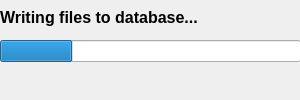
<?xml version="1.0" encoding="UTF-8"?>
<ui version="4.0">
 <class>Dialog</class>
 <widget class="QDialog" name="Dialog">
  <property name="geometry">
   <rect>
    <x>0</x>
    <y>0</y>
    <width>300</width>
    <height>100</height>
   </rect>
  </property>
  <property name="minimumSize">
   <size>
    <width>300</width>
    <height>100</height>
   </size>
  </property>
  <property name="maximumSize">
   <size>
    <width>300</width>
    <height>100</height>
   </size>
  </property>
  <property name="windowTitle">
   <string>Loading playlists...</string>
  </property>
  <widget class="QWidget" name="verticalLayoutWidget">
   <property name="geometry">
    <rect>
     <x>0</x>
     <y>0</y>
     <width>301</width>
     <height>101</height>
    </rect>
   </property>
   <layout class="QVBoxLayout" name="verticalLayout">
    <item>
     <widget class="QLabel" name="label">
      <property name="font">
       <font>
        <pointsize>12</pointsize>
        <bold>true</bold>
        <kerning>true</kerning>
       </font>
      </property>
      <property name="layoutDirection">
       <enum>Qt::LayoutDirection::LeftToRight</enum>
      </property>
      <property name="text">
       <string>Writing files to database...</string>
      </property>
     </widget>
    </item>
    <item>
     <widget class="QProgressBar" name="progressbar">
      <property name="value">
       <number>24</number>
      </property>
      <property name="textVisible">
       <bool>false</bool>
      </property>
     </widget>
    </item>
    <item>
     <widget class="QLabel" name="DebugInfo">
      <property name="text">
       <string/>
      </property>
     </widget>
    </item>
   </layout>
  </widget>
 </widget>
 <resources/>
 <connections/>
</ui>
